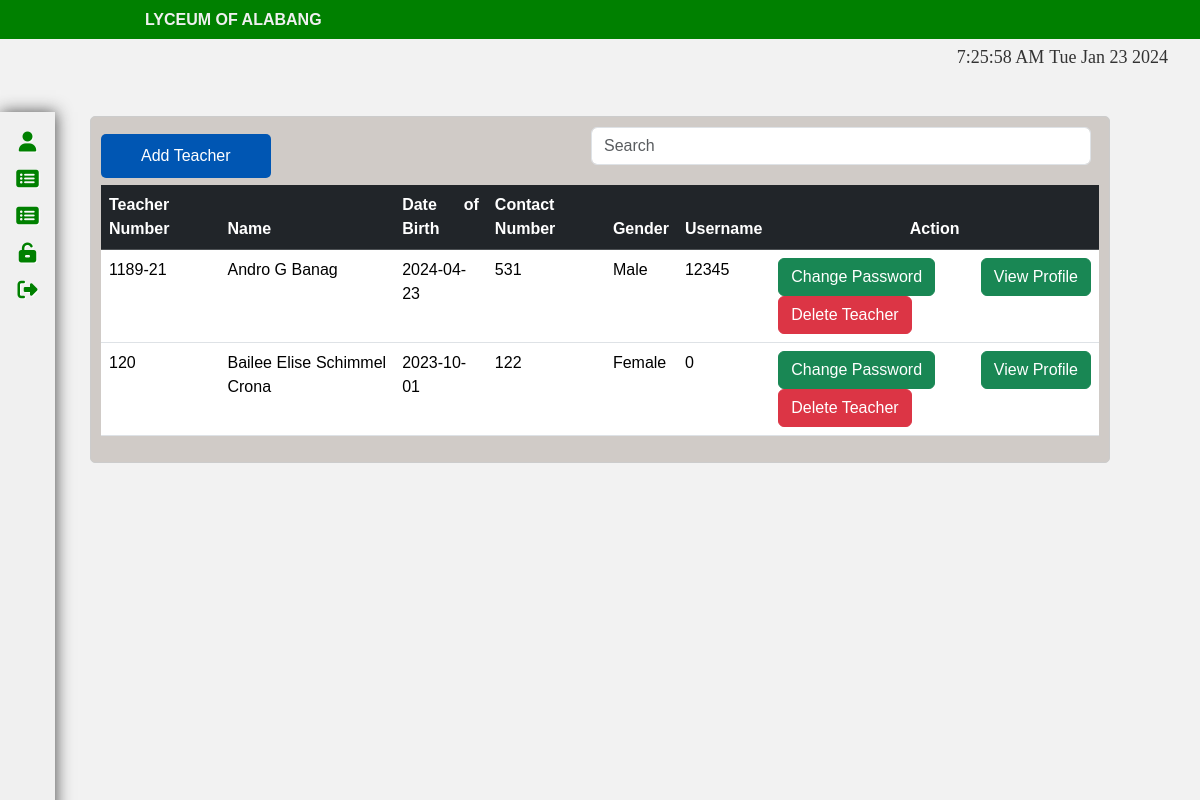
Page /AdminAddTeacher.php on the committed database.
### tables this page shows
CREATE TABLE `teacher_info` (
  `teacher_info_id` int(11) NOT NULL,
  `teacher_number` varchar(22) NOT NULL,
  `lastname` varchar(55) NOT NULL,
  `firstname` varchar(255) DEFAULT NULL,
  `middlename` varchar(55) NOT NULL,
  `date_of_birth` varchar(22) NOT NULL,
  `contact_number` varchar(22) NOT NULL,
  `gender` varchar(22) NOT NULL,
  `username` int(11) NOT NULL,
  `password` varchar(40) NOT NULL,
  `user_type` varchar(50) NOT NULL
);

### AdminComponents/Admin_AddTeacher.php (the view, shortened to what this page needs)
<?php
include('./phpfiles/connection.php');
$query = "SELECT teacher_info_id, teacher_number, lastname, firstname, middlename, date_of_birth, contact_number, gender, username, password, user_type FROM teacher_info";
$result = mysqli_query($conn, $query);
if ($result) {
    $rows = mysqli_fetch_all($result, MYSQLI_ASSOC);
} else {
    echo "Error: " . $query . "<br>" . mysqli_error($conn);
}
?>
<!DOCTYPE html>
<html lang="en">
<head>
    <link rel="stylesheet" href="./css/style.css" />
    <link href='https://unpkg.com/boxicons@2.1.4/css/boxicons.min.css' rel='stylesheet'>
    <link rel="stylesheet" href="https://cdnjs.cloudflare.com/ajax/libs/font-awesome/5.15.4/css/all.min.css">
    <link rel="stylesheet" href="https://cdnjs.cloudflare.com/ajax/libs/font-awesome/6.5.1/css/all.min.css" />
</head>
<?php include('./AdminModals/teacher_filterbuttons.php') ?>
<table class="table">
    <thead class="table-dark">
        <tr>
            <th scope="col">Teacher Number</th>
            <th scope="col">Name</th>
            <th scope="col">Date of Birth</th>
            <th scope="col">Contact Number</th>
            <th scope="col">Gender</th>
            <th scope="col">Username</th>
            <th scope="col" style="text-align: center;">Action</th>
        </tr>
    </thead>
    <tbody style="text-align: center;">
        <?php foreach ($rows as $row) : ?>
            <tr>
                <td><?php echo $row['teacher_number']; ?></td>
                <td><?php echo $row['firstname'] . ' ' . $row['middlename'] . ' ' . $row['lastname']; ?></td>
                <td><?php echo $row['date_of_birth']; ?></td>
                <td><?php echo $row['contact_number']; ?></td>
                <td><?php echo $row['gender']; ?></td>
                <td><?php echo $row['username']; ?></td>
                <td>
                    <button class="btn btn-success" data-bs-toggle="modal" data-bs-target="#teacher_changePasswordModal<?php echo $row['teacher_number']; ?>">Change Password</button>
                    <button type="button" class="btn btn-success" data-bs-toggle="modal" data-bs-target="#teacher_viewModal<?php echo $row['teacher_number']; ?>">View Profile</button>
                    <form action='./Adminphpfiles/delete_teacher.php' method='POST' style='display: inline;'>
                        <input type='submit' class="btn btn-danger" value='Delete Teacher'>
                    </form>
                </td>
            </tr>
        <?php endforeach; ?>
    </tbody>
</table>
</body>
</html>

### css/teacher.css (style rules this page uses)
* { margin: 0; padding: 0; box-sizing: border-box; }
button { background-color: #4CAF50; color: white; padding: 8px 12px; border: none; border-radius: 4px; cursor: pointer; margin-right: 5px; }

### css/style2.css (style rules this page uses)
:root { --Green: green; --Yellow: yellow; --Blue: blue; --White: #f0f0f0; --Gray: #424242eb; --Black: #000; }
:root { --font1: "Kaushan", sans-serif; --font2: "Gideon", sans-serif; }
*, body { margin: 0; padding: 0; box-sizing: border-box; }
table, tr, th { text-align: justify; font-family: var(--font1); padding: 10px; }

### css/style.css (style rules this page uses)
body { font-family: Arial, sans-serif; background-color: #f2f2f2; color: #333; }
form { margin-bottom: 20px; }

### rows in the picture
teacher_info: teacher_number "1189-21", firstname "Andro", middlename "G", lastname "Banag", date_of_birth "2024-04-23", contact_number "531", gender "Male", username "12345"
teacher_info: teacher_number "120", firstname "Bailee", middlename "Elise Schimmel", lastname "Crona", date_of_birth "2023-10-01", contact_number "122", gender "Female", username "0"
